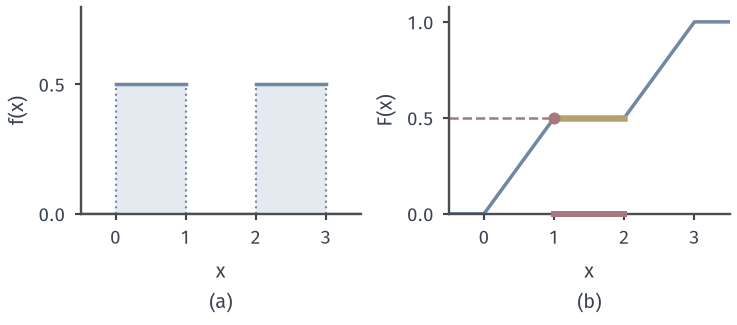

The script that drew this image:
from pathlib import Path
import sys
ROOT = next(p for p in Path(__file__).resolve().parents if (p/'build.sh').is_file() and (p/'tex/book.tex').is_file())
sys.path.insert(0, str(ROOT/'figures/07-probability/01-elementary-probability/matplotlib/rvd-common'))
from rvd_common import *
# Target: density 1/2 on [0,1] and on [2,3] (zero in the gap). F is flat at 1/2 on [1,2];
# every m in [1,2] splits the mass in half, the quantile convention picks Q(1/2)=1.
fig, axs = figure(width_mm=104, height_mm=46, ncols=2)
ax = axs[0]; style(ax)
for a in (0, 2):
    ax.fill_between([a, a+1], 0, .5, color=BLUE_FILL, lw=0)
    ax.plot([a, a+1], [.5, .5], color=BLUE, lw=1.4)
    ax.plot([a, a], [0, .5], color=BLUE, lw=.85, ls=':'); ax.plot([a+1, a+1], [0, .5], color=BLUE, lw=.85, ls=':')
ax.plot([-.5, 0], [0, 0], color=BLUE, lw=1.4); ax.plot([1, 2], [0, 0], color=BLUE, lw=1.4); ax.plot([3, 3.5], [0, 0], color=BLUE, lw=1.4)
ax.set_xlim(-.5, 3.5); ax.set_ylim(0, .8); ax.set_xticks([0, 1, 2, 3]); ax.set_yticks([0, .5])
ax.set_ylabel('$f(x)$')
sub(ax, 'a', '$x$')
ax = axs[1]; style(ax)
x = np.linspace(-.5, 3.5, 801)
F = np.clip(np.where(x < 1, x/2, np.where(x < 2, .5, (x-1)/2)), 0, 1)
ax.plot(x, F, color=BLUE, lw=1.4)
ax.plot([1, 2], [.5, .5], color=YELLOW, lw=2.6, zorder=3)
ax.plot([-.5, 1], [.5, .5], color=RED, lw=1.0, ls='--')
ax.plot([1, 2], [0, 0], color=RED, lw=2.4, clip_on=False, zorder=5)
ax.plot([1], [.5], 'o', ms=3.8, color=RED, zorder=6)
ax.set_xlim(-.5, 3.5); ax.set_ylim(0, 1.08); ax.set_xticks([0, 1, 2, 3]); ax.set_yticks([0, .5, 1])
ax.set_ylabel('$F(x)$')
sub(ax, 'b', '$x$')
save(fig, HERE(__file__), 'figure', {'median_set': [1, 2], 'Q(1/2)': 1})
